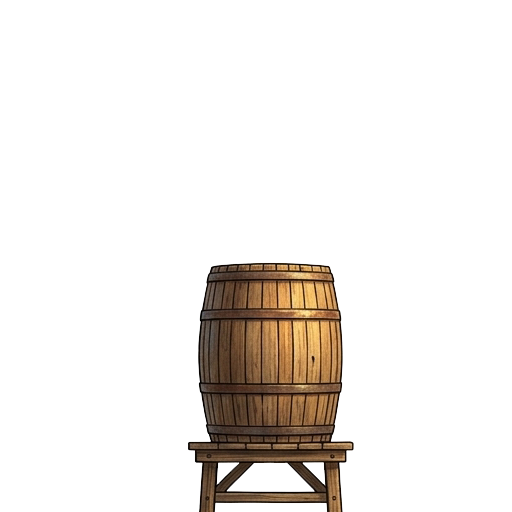
#> input picture championships/oeste/assets/parallax/p2_estructura4.png, 512 x 512 px, found by its file name; its folder holds only this picture in this run
$ python bbox_colores_parallax.py
#> lines starting #> are read from the running program, lines starting #| are printed output that depends on the picture
#!/usr/bin/env python3
# -*- coding: utf-8 -*-
"""BBox opaco por pieza (para escalar por CONTENIDO) + colores del llano p1."""
import os, json
from PIL import Image

D = '/home/z/my-project/game/championships/oeste/assets/parallax'

print('=== BBOX DE PIEZAS (fracciones del canvas) ===')
for f in sorted(os.listdir(D)):
    if not f.endswith('.png') or f.startswith('p1'):
        continue
    im = Image.open(os.path.join(D, f)).convert('RGBA')
#> im is the input picture: PIL image 512x512 RGBA; mean R, G, B, A 238.4, 234.6, 231.1, 30.3
    w, h = im.size
#> w = 512; h = 512
    a = im.getchannel('A').resize((128, 128))
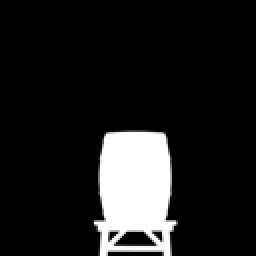
#> a: PIL image 128x128 L (shown 2 times larger); min 0, max 255, mean 30.3
    px = a.load()
    xs, ys = [], []
    for y in range(128):
        for x in range(128):
            if px[x, y] > 100:
                xs.append(x); ys.append(y)
    if not xs:
        print(f'{f}: VACIO'); continue
    bbL, bbR = min(xs) / 128, max(xs) / 128
    bbT, bbB = min(ys) / 128, max(ys) / 128
    print(f"{f}: bbW={bbR-bbL:.2f} bbH={bbB-bbT:.2f} top={bbT:.2f} bot={bbB:.2f} aspecto_cont={(bbR-bbL)/max(0.01,(bbB-bbT)):.2f}")

print()
print('=== COLORES DEL LLANO p1 (media RGB por franja, bajo el horizonte) ===')
for f in ['p1_paisajedesierto1.png', 'p1_paisajedesierto2.png']:
    im = Image.open(os.path.join(D, f)).convert('RGBA')
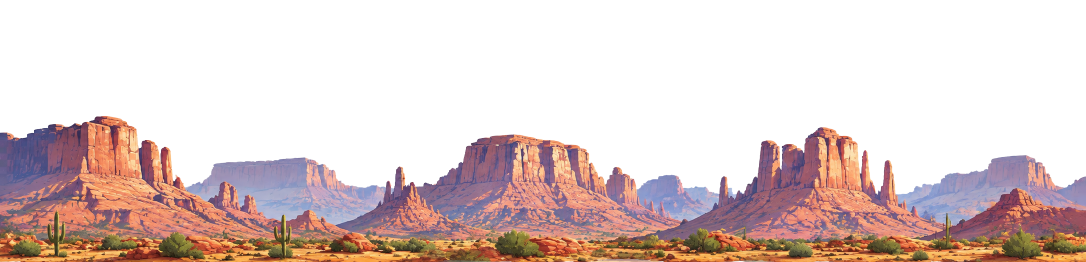
#> input picture scripts/backup_p1_v2133/p1_paisajedesierto1.png, 2172 x 524 px, found by its file name (shown at 1/2 size)
#> im is the input picture: PIL image 2172x524 RGBA; mean R, G, B, A 222.1, 203.8, 201.2, 98.6
    w, h = im.size
#> w = 2172; h = 524
    px = im.load()
    def franja(y0f, y1f):
#> called with y0f = 0.5, y1f = 0.62
        r = g = b = n = 0
        for y in range(int(h * y0f), int(h * y1f), 4):
            for x in range(0, w, 8):
                pr, pg, pb, pa = px[x, y]
                if pa > 200:
                    r += pr; g += pg; b += pb; n += 1
#> after the loop, b = 149743; g = 144015; n = 1278; r = 207769
        return (r // n, g // n, b // n) if n else None
    print(f'{f}:')
    print(f'  horizonte-montanas(0.50-0.62): {franja(0.50, 0.62)}')
    print(f'  llano-superior   (0.66-0.75): {franja(0.66, 0.75)}')
    print(f'  llano-medio      (0.78-0.88): {franja(0.78, 0.88)}')
    print(f'  llano-inferior   (0.90-1.00): {franja(0.90, 1.00)}')
    # color del cielo justo encima de las montanas mas altas (bruma superior)
    print(f'  bruma-sobre-montanas (0.36-0.43): {franja(0.36, 0.43)}')
